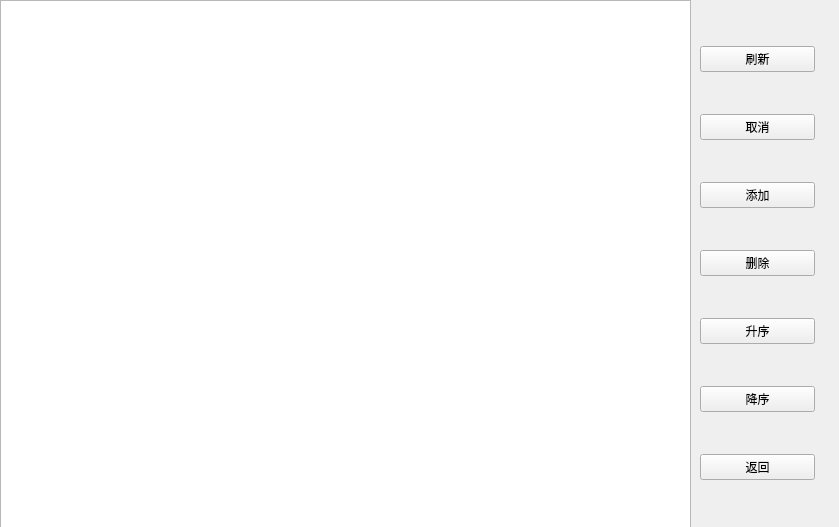
<?xml version="1.0" encoding="UTF-8"?>
<ui version="4.0">
 <class>AllStudentInformation</class>
 <widget class="QWidget" name="AllStudentInformation">
  <property name="geometry">
   <rect>
    <x>0</x>
    <y>0</y>
    <width>839</width>
    <height>527</height>
   </rect>
  </property>
  <property name="windowTitle">
   <string>Form</string>
  </property>
  <widget class="QTableView" name="tableView">
   <property name="geometry">
    <rect>
     <x>0</x>
     <y>0</y>
     <width>691</width>
     <height>531</height>
    </rect>
   </property>
  </widget>
  <widget class="QWidget" name="widget_btn" native="true">
   <property name="geometry">
    <rect>
     <x>700</x>
     <y>10</y>
     <width>115</width>
     <height>511</height>
    </rect>
   </property>
   <layout class="QVBoxLayout" name="verticalLayout">
    <item>
     <widget class="QPushButton" name="pushButton_refresh">
      <property name="text">
       <string>刷新</string>
      </property>
     </widget>
    </item>
    <item>
     <widget class="QPushButton" name="pushButton_cancel">
      <property name="text">
       <string>取消</string>
      </property>
     </widget>
    </item>
    <item>
     <widget class="QPushButton" name="pushButton_add">
      <property name="text">
       <string>添加</string>
      </property>
     </widget>
    </item>
    <item>
     <widget class="QPushButton" name="pushButton_delete">
      <property name="text">
       <string>删除</string>
      </property>
     </widget>
    </item>
    <item>
     <widget class="QPushButton" name="pushButton_asc">
      <property name="text">
       <string>升序</string>
      </property>
     </widget>
    </item>
    <item>
     <widget class="QPushButton" name="pushButton_desc">
      <property name="text">
       <string>降序</string>
      </property>
     </widget>
    </item>
    <item>
     <widget class="QPushButton" name="pushButton_back">
      <property name="text">
       <string>返回</string>
      </property>
     </widget>
    </item>
   </layout>
  </widget>
 </widget>
 <resources/>
 <connections/>
</ui>
